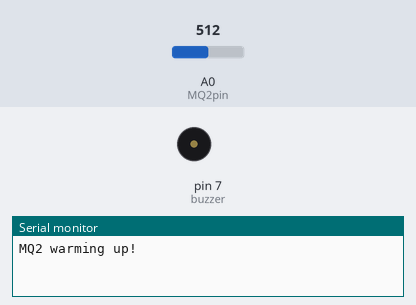
A sketch run on a simulated Arduino Uno, built with avr-gcc and run on an emulated ATmega328P. On the bench: buzzer (waves = sounding, pin HIGH), the last lines printed to the serial monitor. The inputs (shaded band) are chosen by the test bench; at power-on: A0 (MQ2pin) = 512.

Above: at 0.1 s.
At 20.1 s:
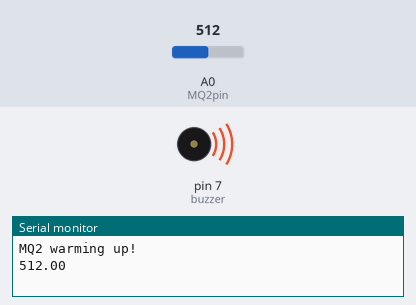
Timing chart, 0 to 21.6 s (numbered marks = the images above):
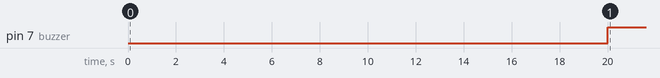

The sketch:

smoke_detector.ino
```cpp
#define MQ2pin 0
#define Threshold 80
int buzzer = 7;

float sensorValue;  //variable to store sensor value

void setup() {
  pinMode(buzzer, OUTPUT);
  Serial.begin(9600); // sets the serial port to 9600
  Serial.println("MQ2 warming up!");
  delay(20000); // allow the MQ2 to warm up
}

void loop() {
  sensorValue = analogRead(MQ2pin); // read analog input pin 0

  Serial.print(sensorValue);

  if(sensorValue > Threshold)
  {
    digitalWrite(buzzer, HIGH);
  }

  Serial.println("");
  delay(2000); // wait 2s for next reading
}

// Connection:
// Analog Smoke -> A0
// GND TO GND (beside the Analog pins)
// VCC to 3V
// Connect Supply wire (positive) of the buzzer to the Digital Pin of the Arduino. (7)
// Connect Ground wire (negative) of the buzzer to Ground Pin on the Arduino, through a 100-ohm resistor.
```

Measured:
- by itself, pin 7 (buzzer): LOW → HIGH at 20.0 s
